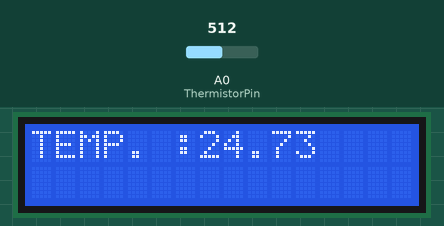
This sketch was run on a simulated Arduino Uno, built with avr-gcc and run on an emulated ATmega328P. Shown: 16×2 character LCD. The test bench sets the inputs (shaded band); at power-on: A0 (ThermistorPin) = 512. What the sketch prints to the serial monitor is not drawn.

Above: at 1.2 s.
1.3 s: A0 (ThermistorPin) set to 716
At 3.1 s:
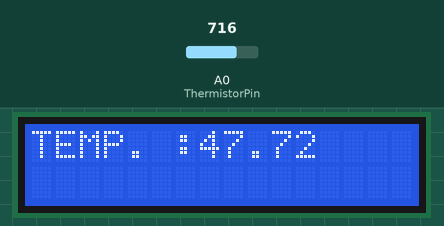
3.5 s: A0 (ThermistorPin) set to 900
At 4.8 s:
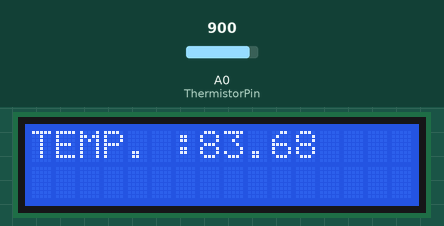
5.5 s: A0 (ThermistorPin) set to 1023
At 6.6 s:
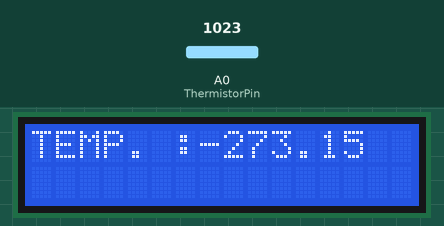
Timing chart, 0 to 8.5 s (numbered marks = the images above; inputs shaded):
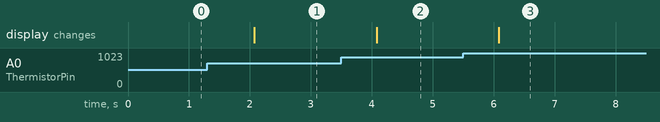

The sketch:

THEMISTER.ino
```cpp
#include <LiquidCrystal.h>
LiquidCrystal lcd (3,4,5,6,7,8); // define (rs,e,d4,d5,d6,d7)

int ThermistorPin = 0;  //assign pin no A0 aas thermistor pin
int Vo;
float R1 = 10000;
float logR2, R2, T, Tc, Tf;
float c1 = 1.009249522e-03, c2 = 2.378405444e-04, c3 = 2.019202697e-07;

void setup() {
  lcd.begin(16,0); //initialize  lcd diplay
  Serial.begin(9600);  //initialize serial communication
  lcd.clear();
}

void loop() {

  Vo = analogRead(ThermistorPin); //read analog value from pin A0
  R2 = R1 * (1023.0 / (float)Vo - 1.0);
  logR2 = log(R2);
  T = (1.0 / (c1 + c2*logR2 + c3*logR2*logR2*logR2));
  Tc = T - 273.15;
  Tf = (Tc * 9.0)/ 5.0 + 32.0;

  Serial.print("Temperature: ");
//  Serial.print(Tf);
//  Serial.print(" F; ");
 Serial.print(Tc);
  Serial.println(" C");

lcd.setCursor(0,0);
lcd.print("TEMP. :");
lcd.setCursor(7,0);
lcd.print(Tc);

  delay(1000);
}
```

Measured:
- after the input at 1.3 s, the display: changes after 0.77 s (image 1)
- after the input at 3.5 s, the display: changes after 0.58 s (image 2)
- after the input at 5.5 s, the display: changes after 0.59 s (image 3)
